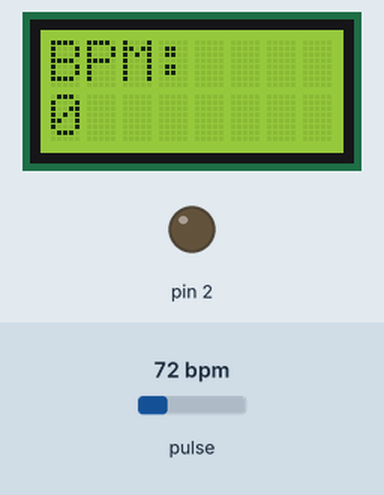
This sketch was run on a simulated Arduino Uno, built with avr-gcc and run on an emulated ATmega328P. Shown: 8×2 character LCD, output pins drawn as LEDs (lit = HIGH). The inputs (shaded band) are chosen by the test bench; at power-on: pulse 72 bpm. What the sketch prints to the serial monitor is not drawn.

Above: at 1.2 s.
1.3 s: pulse set to 154 bpm
At 3.83 s:
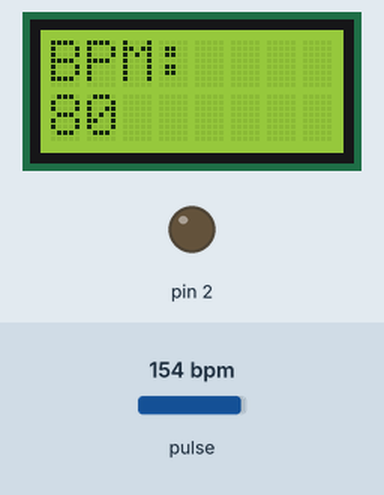
3.9 s: pulse set to 158 bpm
At 6.3 s:
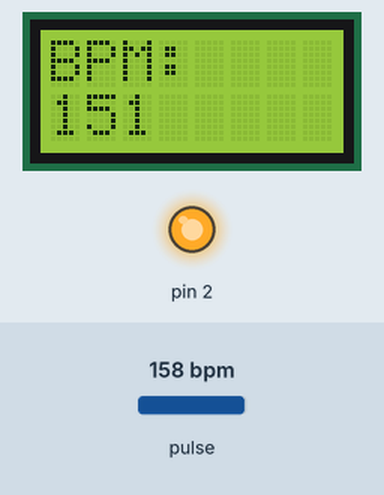
6.9 s: pulse set to 42 bpm
At 10.7 s:
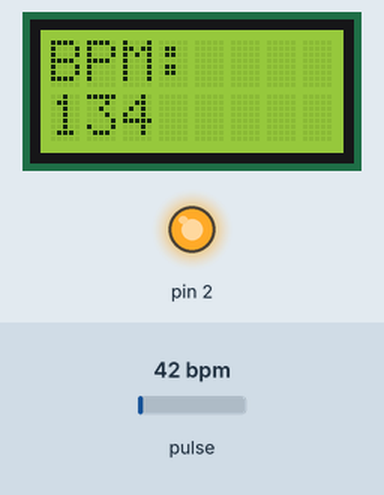
Timing chart, 0 to 14.4 s (numbered marks = the images above; inputs shaded):
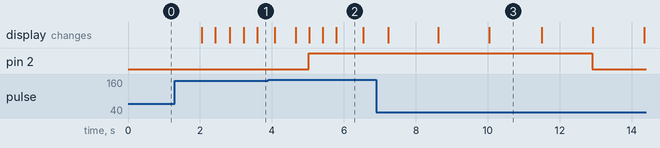

Measured:
- the behaviour switches between 156 and 157 bpm on pulse (found by bisection; images 1 and 2)
- after the input at 3.9 s, pin 2: LOW → HIGH after 1.1 s instead of 0.86 s
- after the input at 6.9 s, pin 2: HIGH → LOW after 6.0 s
- what the display in image 2 shows lasts 0.7 s, from 5.8 s to 6.5 s

The sketch:

2x8_display_new.ino
```cpp
#include <LiquidCrystal.h>
#include "MAX30105.h"
#include "heartRate.h"
#define WARN_RATE 120

MAX30105 particleSensor;

// Initialize the library with the pins connected to the LCD
// RS = 7, E = 8, D4 = 9, D5 = 10, D6 = 11, D7 = 12
LiquidCrystal lcd(7, 8, 9, 10, 11, 12);


const byte RATE_SIZE = 8; //Increase this for more averaging. 4 is good.
byte rates[RATE_SIZE]; //Array of heart rates
byte rateSpot = 0;
long lastBeat = 0; //Time at which the last beat occurred

float beatsPerMinute = 0;
int beatAvg = 0;

void setup() {
  pinMode(2, OUTPUT);
  digitalWrite(2, LOW);

  // Set up the LCD's number of columns and rows
  lcd.begin(8, 2);

  // Print a message to the LCD
  lcd.print("BPM:");
  lcd.setCursor(0, 1); // Move to the second line
  lcd.print("    ");

  Serial.begin(115200);
  Serial.println("Initializing...");

  // Initialize sensor
  if (!particleSensor.begin(Wire, I2C_SPEED_FAST)) {
    Serial.println("MAX30102 was not found. Please check wiring/power. ");
    while (1);
  }
  Serial.println("Place your index finger on the sensor with steady pressure.");

  particleSensor.setup(); //Configure sensor with default settings
  particleSensor.setPulseAmplitudeRed(0x0A); //Turn Red LED to low to indicate sensor is running
  particleSensor.setPulseAmplitudeGreen(0); //Turn off Green LED

}

void loop() {
  long irValue = particleSensor.getIR();

  if (checkForBeat(irValue) == true) {
    //We sensed a beat!
    long delta = millis() - lastBeat;
    lastBeat = millis();

    beatsPerMinute = 60 / (delta / 1000.0);

    if (beatsPerMinute < 255 && beatsPerMinute > 20) {
      rates[rateSpot++] = (byte)beatsPerMinute; //Store this reading in the array
      rateSpot %= RATE_SIZE; //Wrap variable

      //Take average of readings
      beatAvg = 0;
      for (byte x = 0 ; x < RATE_SIZE ; x++)
        beatAvg += rates[x];
      beatAvg /= RATE_SIZE;
    } else{
      beatsPerMinute = 0;
    }

  if(beatAvg >= WARN_RATE){
    digitalWrite(2, HIGH);
  }
  if(beatAvg < WARN_RATE){
    digitalWrite(2, LOW);
      }
  }
  lcd.setCursor(0, 1);
  lcd.print("   ");
  lcd.setCursor(0, 1);
  lcd.print(beatAvg);
}
```

heartRate.cpp
```cpp
/*
 Optical Heart Rate Detection (PBA Algorithm)
 By: Nathan Seidle
 SparkFun Electronics
 Date: October 2nd, 2016

 Given a series of IR samples from the MAX30105 we discern when a heart beat is occurring

 Let's have a brief chat about what this code does. We're going to try to detect
 heart-rate optically. This is tricky and prone to give false readings. We really don't
 want to get anyone hurt so use this code only as an example of how to process optical
 data. Build fun stuff with our MAX30105 breakout board but don't use it for actual
 medical diagnosis.

 Excellent background on optical heart rate detection:
 http://www.ti.com/lit/an/slaa655/slaa655.pdf

 Good reading:
 http://www.techforfuture.nl/fjc_documents/mitrabaratchi-measuringheartratewithopticalsensor.pdf
 https://fruct.org/publications/fruct13/files/Lau.pdf

 This is an implementation of Maxim's PBA (Penpheral Beat Amplitude) algorithm. It's been
 converted to work within the Arduino framework.
*/

/* Copyright (C) 2016 Maxim Integrated Products, Inc., All Rights Reserved.
*
* Permission is hereby granted, free of charge, to any person obtaining a
* copy of this software and associated documentation files (the "Software"),
* to deal in the Software without restriction, including without limitation
* the rights to use, copy, modify, merge, publish, distribute, sublicense,
* and/or sell copies of the Software, and to permit persons to whom the
* Software is furnished to do so, subject to the following conditions:
*
* The above copyright notice and this permission notice shall be included
* in all copies or substantial portions of the Software.
*
* THE SOFTWARE IS PROVIDED "AS IS", WITHOUT WARRANTY OF ANY KIND, EXPRESS
* OR IMPLIED, INCLUDING BUT NOT LIMITED TO THE WARRANTIES OF
* MERCHANTABILITY, FITNESS FOR A PARTICULAR PURPOSE AND NONINFRINGEMENT.
* IN NO EVENT SHALL MAXIM INTEGRATED BE LIABLE FOR ANY CLAIM, DAMAGES
* OR OTHER LIABILITY, WHETHER IN AN ACTION OF CONTRACT, TORT OR OTHERWISE,
* ARISING FROM, OUT OF OR IN CONNECTION WITH THE SOFTWARE OR THE USE OR
* OTHER DEALINGS IN THE SOFTWARE.
*
* Except as contained in this notice, the name of Maxim Integrated
* Products, Inc. shall not be used except as stated in the Maxim Integrated
* Products, Inc. Branding Policy.
*
* The mere transfer of this software does not imply any licenses
* of trade secrets, proprietary technology, copyrights, patents,
* trademarks, maskwork rights, or any other form of intellectual
* property whatsoever. Maxim Integrated Products, Inc. retains all
* ownership rights.
*
*/

#include "heartRate.h"

int16_t IR_AC_Max = 20;
int16_t IR_AC_Min = -20;

int16_t IR_AC_Signal_Current = 0;
int16_t IR_AC_Signal_Previous;
int16_t IR_AC_Signal_min = 0;
int16_t IR_AC_Signal_max = 0;
int16_t IR_Average_Estimated;

int16_t positiveEdge = 0;
int16_t negativeEdge = 0;
int32_t ir_avg_reg = 0;

int16_t cbuf[32];
uint8_t offset = 0;

static const uint16_t FIRCoeffs[12] = {172, 321, 579, 927, 1360, 1858, 2390, 2916, 3391, 3768, 4012, 4096};

//  Heart Rate Monitor functions takes a sample value and the sample number
//  Returns true if a beat is detected
//  A running average of four samples is recommended for display on the screen.
bool checkForBeat(int32_t sample)
{
  bool beatDetected = false;

  //  Save current state
  IR_AC_Signal_Previous = IR_AC_Signal_Current;

  //This is good to view for debugging
  //Serial.print("Signal_Current: ");
  //Serial.println(IR_AC_Signal_Current);

  //  Process next data sample
  IR_Average_Estimated = averageDCEstimator(&ir_avg_reg, sample);
  IR_AC_Signal_Current = lowPassFIRFilter(sample - IR_Average_Estimated);

  //  Detect positive zero crossing (rising edge)
  if ((IR_AC_Signal_Previous < 0) & (IR_AC_Signal_Current >= 0))
  {

    IR_AC_Max = IR_AC_Signal_max; //Adjust our AC max and min
    IR_AC_Min = IR_AC_Signal_min;

    positiveEdge = 1;
    negativeEdge = 0;
    IR_AC_Signal_max = 0;

    //if ((IR_AC_Max - IR_AC_Min) > 100 & (IR_AC_Max - IR_AC_Min) < 1000)
    if ((IR_AC_Max - IR_AC_Min) > 20 & (IR_AC_Max - IR_AC_Min) < 1000)
    {
      //Heart beat!!!
      beatDetected = true;
    }
  }

  //  Detect negative zero crossing (falling edge)
  if ((IR_AC_Signal_Previous > 0) & (IR_AC_Signal_Current <= 0))
  {
    positiveEdge = 0;
    negativeEdge = 1;
    IR_AC_Signal_min = 0;
  }

  //  Find Maximum value in positive cycle
  if (positiveEdge & (IR_AC_Signal_Current > IR_AC_Signal_Previous))
  {
    IR_AC_Signal_max = IR_AC_Signal_Current;
  }

  //  Find Minimum value in negative cycle
  if (negativeEdge & (IR_AC_Signal_Current < IR_AC_Signal_Previous))
  {
    IR_AC_Signal_min = IR_AC_Signal_Current;
  }

  return(beatDetected);
}

//  Average DC Estimator
int16_t averageDCEstimator(int32_t *p, uint16_t x)
{
  *p += ((((long) x << 15) - *p) >> 4);
  return (*p >> 15);
}

//  Low Pass FIR Filter
int16_t lowPassFIRFilter(int16_t din)
{
  cbuf[offset] = din;

  int32_t z = mul16(FIRCoeffs[11], cbuf[(offset - 11) & 0x1F]);

  for (uint8_t i = 0 ; i < 11 ; i++)
  {
    z += mul16(FIRCoeffs[i], cbuf[(offset - i) & 0x1F] + cbuf[(offset - 22 + i) & 0x1F]);
  }

  offset++;
  offset %= 32; //Wrap condition

  return(z >> 15);
}

//  Integer multiplier
int32_t mul16(int16_t x, int16_t y)
{
  return((long)x * (long)y);
}
```

heartRate.h
```cpp
/*
 Optical Heart Rate Detection (PBA Algorithm)
 By: Nathan Seidle
 SparkFun Electronics
 Date: October 2nd, 2016

 Given a series of IR samples from the MAX30105 we discern when a heart beat is occurring

 Let's have a brief chat about what this code does. We're going to try to detect
 heart-rate optically. This is tricky and prone to give false readings. We really don't
 want to get anyone hurt so use this code only as an example of how to process optical
 data. Build fun stuff with our MAX30105 breakout board but don't use it for actual
 medical diagnosis.

 Excellent background on optical heart rate detection:
 http://www.ti.com/lit/an/slaa655/slaa655.pdf

 Good reading:
 http://www.techforfuture.nl/fjc_documents/mitrabaratchi-measuringheartratewithopticalsensor.pdf
 https://fruct.org/publications/fruct13/files/Lau.pdf

 This is an implementation of Maxim's PBA (Penpheral Beat Amplitude) algorithm. It's been
 converted to work within the Arduino framework.
*/

/* Copyright (C) 2016 Maxim Integrated Products, Inc., All Rights Reserved.
*
* Permission is hereby granted, free of charge, to any person obtaining a
* copy of this software and associated documentation files (the "Software"),
* to deal in the Software without restriction, including without limitation
* the rights to use, copy, modify, merge, publish, distribute, sublicense,
* and/or sell copies of the Software, and to permit persons to whom the
* Software is furnished to do so, subject to the following conditions:
*
* The above copyright notice and this permission notice shall be included
* in all copies or substantial portions of the Software.
*
* THE SOFTWARE IS PROVIDED "AS IS", WITHOUT WARRANTY OF ANY KIND, EXPRESS
* OR IMPLIED, INCLUDING BUT NOT LIMITED TO THE WARRANTIES OF
* MERCHANTABILITY, FITNESS FOR A PARTICULAR PURPOSE AND NONINFRINGEMENT.
* IN NO EVENT SHALL MAXIM INTEGRATED BE LIABLE FOR ANY CLAIM, DAMAGES
* OR OTHER LIABILITY, WHETHER IN AN ACTION OF CONTRACT, TORT OR OTHERWISE,
* ARISING FROM, OUT OF OR IN CONNECTION WITH THE SOFTWARE OR THE USE OR
* OTHER DEALINGS IN THE SOFTWARE.
*
* Except as contained in this notice, the name of Maxim Integrated
* Products, Inc. shall not be used except as stated in the Maxim Integrated
* Products, Inc. Branding Policy.
*
* The mere transfer of this software does not imply any licenses
* of trade secrets, proprietary technology, copyrights, patents,
* trademarks, maskwork rights, or any other form of intellectual
* property whatsoever. Maxim Integrated Products, Inc. retains all
* ownership rights.
*
*/

#if (ARDUINO >= 100)
 #include "Arduino.h"
#else
 #include "WProgram.h"
#endif

bool checkForBeat(int32_t sample);
int16_t averageDCEstimator(int32_t *p, uint16_t x);
int16_t lowPassFIRFilter(int16_t din);
int32_t mul16(int16_t x, int16_t y);
```
